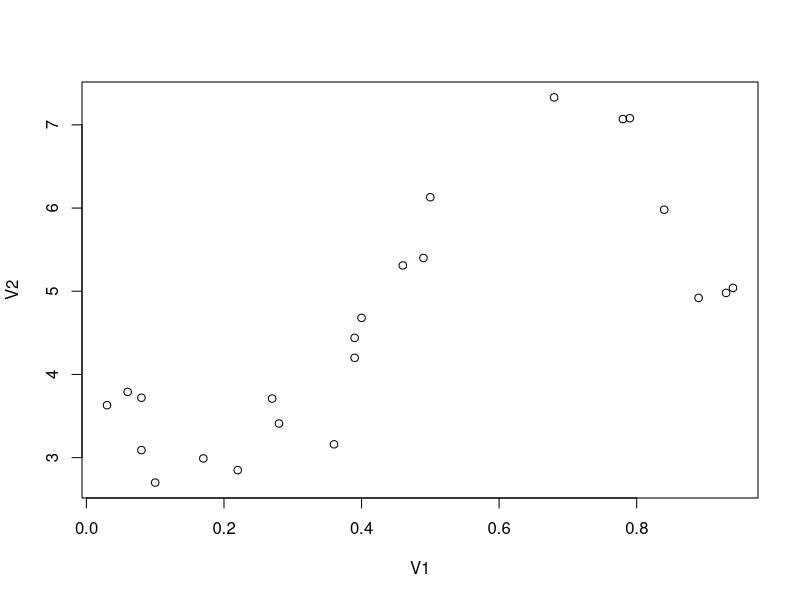

Here is the R script that generated this plot:
# 1. Branching processes

# (a) Compute posterior
local({
	propto <- function(lambda) lambda^10 * exp(-4 * lambda)
	int_const <- 1 / integrate(propto, 0, Inf)$value
	posterior <<- function(lambda) int_const * propto(lambda)
	# It is a Gamma distribution with parameters
	# α_1 = 11, β_1 = 4
	alpha <- 0; beta <- 0 # Prior parameters
	alpha_1 <<- 11; beta_1 <<- 4
	dposterior <<- function(lambda) dgamma(lambda, shape = alpha_1, rate = beta_1)
	rposterior <<- function(n) rgamma(n, shape = alpha_1, rate = beta_1)
})

# Returns Z_n using the specified lambda
branch <- function(lambda, n = 30) {
	Z <- 7
	for (i in (4 + 1):n) {
		# Large λ:s cause larger populations than R can handle: Prolly won't go extinct
		Z <- sum(rpois(Z, lambda))
		if (Z > 1000) break
	}
	Z
}

# (b) Given λ, compute numerically prob that branching process in
# Fig4 becomes extinct
extinctionProbability <- function(lambda) {
	num_trials <- 1e3
	simulations <- replicate(num_trials, branch(lambda))
	sum(simulations == 0) / num_trials # Estimate of extinction probability
}

# print(extinctionProbability(1.1)) # Test the function

# (c) Probability of extinction for the brancing process taking uncertainty into account
probability_of_extinction <- integrate(Vectorize(function(lambda)
	extinctionProbability(lambda) * dposterior(lambda)), 0, Inf)
cat(sprintf("The probability of extinction for the process in question: %f\n",
		probability_of_extinction$value))

# (d) Use simulation to check result in (c) Ska man köra (c) många ggr bara?
n <- 1e2
# Draw n λ:s from the posterior distribution, and average simulations on those
sim_extinction_prob <- mean(sapply(rposterior(n), extinctionProbability)) / n
cat(sprintf("Simulated probability of extinction for THE process: %f\n",
		sim_extinction_prob))

# (e) Compute MLE for λ. Probability of extinction using that λ?

lambda_mle <- optimize(function(lambda) dgamma(lambda, shape = 12, rate = 4),
	lower = 0, upper = 10, maximum = TRUE)$maximum
cat(paste0("MLE estimate for lambda: lambda_mle = ", lambda_mle,
		", extinctionProbability(lambda_mle) = ", extinctionProbability(lambda_mle)))

# 2. Metropolis Hastings

# (a) Plot the data
D <- read.table("Regressiondata.txt")
plot(D)
x <- D[,1]

# (b) Log of P(theta*|data)/P(theta|data)
prior <- function(theta1, theta2, theta3, theta4) {
  prior <- theta1*rnorm(1, 10, 10^2) * theta2*rgamma(1, 1/2, 1/10) * theta3*runif(1, 0, 1) * theta4*rgamma(1, 2, 2)
}
likelihood <- function(x, theta1, theta2, theta3, theta4) {
  likelihood <- rnorm(theta1 + theta2*sin((x - theta3)*2*pi), theta4^2)
}
